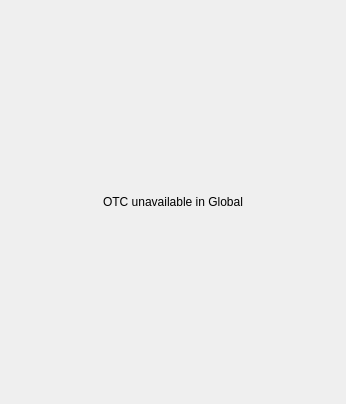
<?xml version="1.0" encoding="UTF-8"?>
<ui version="4.0">
 <class>OTCGeneralRoomShield</class>
 <widget class="QWidget" name="OTCGeneralRoomShield">
  <property name="geometry">
   <rect>
    <x>0</x>
    <y>0</y>
    <width>346</width>
    <height>404</height>
   </rect>
  </property>
  <property name="windowTitle">
   <string>Form</string>
  </property>
  <layout class="QVBoxLayout" name="verticalLayout">
   <property name="spacing">
    <number>0</number>
   </property>
   <property name="leftMargin">
    <number>5</number>
   </property>
   <property name="topMargin">
    <number>0</number>
   </property>
   <property name="rightMargin">
    <number>5</number>
   </property>
   <property name="bottomMargin">
    <number>0</number>
   </property>
   <item>
    <widget class="QLabel" name="label">
     <property name="text">
      <string>OTC unavailable in Global</string>
     </property>
     <property name="alignment">
      <set>Qt::AlignCenter</set>
     </property>
     <property name="wordWrap">
      <bool>true</bool>
     </property>
     <property name="h1" stdset="0">
      <bool>true</bool>
     </property>
    </widget>
   </item>
  </layout>
 </widget>
 <resources/>
 <connections/>
</ui>
